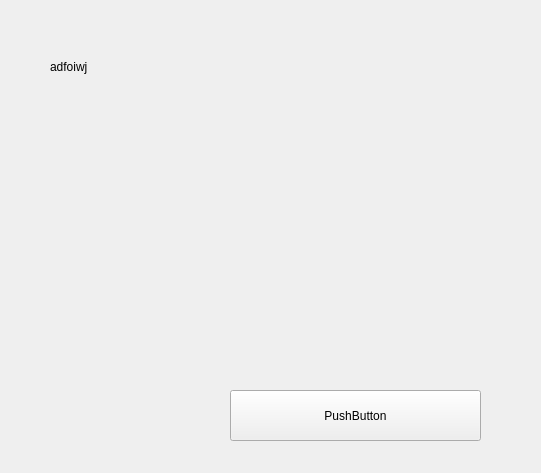
<?xml version="1.0" encoding="UTF-8"?>
<ui version="4.0">
 <class>Form</class>
 <widget class="QWidget" name="Form">
  <property name="geometry">
   <rect>
    <x>0</x>
    <y>0</y>
    <width>541</width>
    <height>473</height>
   </rect>
  </property>
  <property name="windowTitle">
   <string>Form</string>
  </property>
  <widget class="result_chart" name="widget" native="true">
   <property name="geometry">
    <rect>
     <x>40</x>
     <y>40</y>
     <width>451</width>
     <height>421</height>
    </rect>
   </property>
   <widget class="QLabel" name="label">
    <property name="geometry">
     <rect>
      <x>10</x>
      <y>20</y>
      <width>59</width>
      <height>14</height>
     </rect>
    </property>
    <property name="text">
     <string>adfoiwj</string>
    </property>
   </widget>
   <widget class="result" name="pushButton">
    <property name="geometry">
     <rect>
      <x>190</x>
      <y>350</y>
      <width>251</width>
      <height>51</height>
     </rect>
    </property>
    <property name="text">
     <string>PushButton</string>
    </property>
   </widget>
  </widget>
 </widget>
 <customwidgets>
  <customwidget>
   <class>result_chart</class>
   <extends>QWidget</extends>
   <header>result_chart.h</header>
   <container>1</container>
  </customwidget>
  <customwidget>
   <class>result</class>
   <extends>QPushButton</extends>
   <header>result.h</header>
  </customwidget>
 </customwidgets>
 <resources/>
 <connections/>
</ui>
